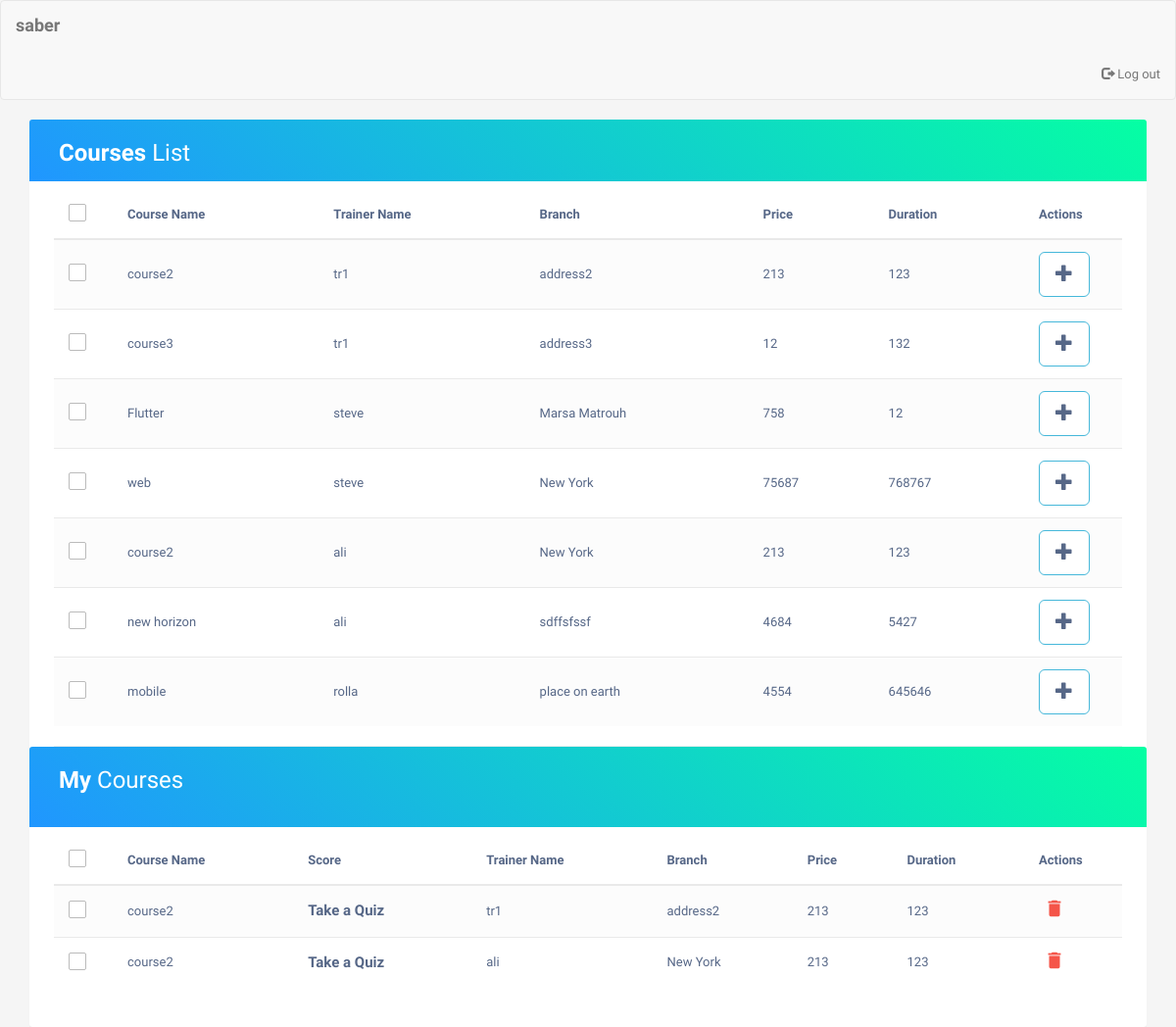
The page /student.php?id=13 on the database its author committed.
### tables this page shows
CREATE TABLE `students` (
  `id` int(11) NOT NULL,
  `name` varchar(30) DEFAULT NULL,
  `email` varchar(20) DEFAULT NULL,
  `password` varchar(50) DEFAULT NULL,
  `address` varchar(20) DEFAULT NULL,
  `phone` int(20) DEFAULT NULL
);

CREATE TABLE `courses` (
  `id` int(11) NOT NULL,
  `cname` varchar(50) DEFAULT NULL,
  `duration` int(11) DEFAULT NULL,
  `price` int(11) DEFAULT NULL
);

CREATE TABLE `trainers` (
  `id` int(11) NOT NULL,
  `tname` varchar(50) NOT NULL,
  `email` varchar(20) DEFAULT NULL,
  `password` varchar(20) DEFAULT NULL,
  `address` varchar(20) DEFAULT NULL,
  `phone` int(20) DEFAULT NULL
);

CREATE TABLE `branches` (
  `branchId` int(11) NOT NULL,
  `bname` varchar(50) DEFAULT NULL
);

### student.php (the view, shortened to what this page needs)
<!DOCTYPE html>
<html lang="en">
<head>
<link rel="stylesheet" href="https://maxcdn.bootstrapcdn.com/font-awesome/4.7.0/css/font-awesome.min.css">
<link rel="stylesheet" href="https://maxcdn.bootstrapcdn.com/bootstrap/3.3.7/css/bootstrap.min.css">
<link rel="stylesheet" type="text/css" href="css/admin.css">
</head>
<body>
      <nav class="navbar navbar-default title1">
        <div class="container-fluid">
            <div class="navbar-header">
              <?php
              include 'dbConfig.php';
                $id  = $_GET['id'];
                $sql = "SELECT name FROM students WHERE id = $id";
                $res = mysqli_query($conn, $sql);
                $raw = mysqli_fetch_array($res);
                if ($res) {
                  echo '<a class="navbar-brand" href=""><b>';echo $raw['name']; echo'</b></a>';
                }
              ?>
        </div>
        <ul class="nav navbar-nav navbar-right" style="margin-left: 80em;">
        <li>
          <a href="home.php">
          <span class="glyphicon glyphicon-log-out" aria-hidden="true">
          </span>&nbsp;Log out
          </a>
      </li>
    </ul>
    </div>
    </nav>
    <div class="container">
        <div class="table-wrapper">
            <div class="table-title">
                <div class="row">
                    <div class="col-sm-6">
                    <h2> <b>Courses</b> List</h2>
                   </div>
                </div>
            </div>
            <table class="table table-striped table-hover">
                <thead>
                    <tr>
      <th>
       <span class="custom-checkbox">
        <label for="selectAll"></label>
       </span>
      </th>
                        <th>Course Name</th>
                        <th>Trainer Name </th>
                        <th>Branch</th>
                        <th>Price</th>
                        <th>Duration</th>
                        <th>Actions</th>
                    </tr>
                </thead>
               <?php
                      include 'dbConfig.php';
                      $id = $_GET['id'];
                      $sql = "SELECT courses.cname, trainers.tname, branches.bname, courses.price, courses.duration
                              FROM courses_trainers  JOIN courses ON courses.id = courses_trainers.course_id
                              JOIN branches ON branches.branchId = courses_trainers.branch_id
                              JOIN trainers ON trainers.id = courses_trainers.trainer_id";
                      $result = mysqli_query($conn, $sql);
                      echo '<tbody>';
                      while ($raw = mysqli_fetch_assoc($result)) {
                        echo '<tr>
                          <td>
                            <span class="custom-checkbox">
                              <input type="checkbox" id="checkbox1" name="options[]" value="1">
                              <label for="checkbox1"></label>
                            </span>
                          </td>
                          <td>'; echo $raw["cname"]; echo '</td>';
                        echo '<td>'; echo $raw["tname"]; echo '</td>';
                        echo '<td>'; echo $raw["bname"]; echo '</td>';
                        echo '<td>'; echo $raw["price"]; echo '</td>';
                          echo '<td>'; echo $raw["duration"]; echo '</td>';
                          echo '<td>
                            <a href="add_course_student.php?id='; echo$id; echo'&name=';echo $raw['cname']; echo'" style="background-color: white;" class="btn btn-info btn-lg">
                            <span class="glyphicon glyphicon-plus"></span>
                            </a> <a href="delete_course_student.php?id='; echo$id; echo'&name=';echo $raw['name'];
                            echo'" class="delete" data-toggle="modal">
                            <i class="material-icons" data-toggle="tooltip" title="Delete"></i></a>
                          </td>
                        </tr>';
                        }
                      echo '</tbody>';
                      ?>
            </table>
            <hr>
              <div class="table-title">
                <div class="row">
                    <div class="col-sm-6">
                <h2> <b>My</b> Courses</h2>
                <br>
               </div>
              </div>
            </div>
      <table class="table table-striped table-hover">
                <thead>
                    <tr>
      <th>
       <span class="custom-checkbox">
        <label for="selectAll"></label>
       </span>
      </th>
                        <th>Course Name</th>
                        <th>Score</th>
                        <th>Trainer Name </th>
                        <th>Branch</th>
                        <th>Price</th>
                        <th>Duration</th>
                        <th>Actions</th>
                    </tr>
                </thead>
               <?php
                    include 'dbConfig.php';
                    $sql =   "SELECT courses.cname, trainers.tname, courses.id AS c_id, trainers.id AS t_id, branches.bname,
                              courses.price , courses.duration FROM student_courses_trainers
                              JOIN courses ON courses.id = student_courses_trainers.course_id
                              JOIN courses_trainers ON student_courses_trainers.course_id=courses_trainers.course_id
                              JOIN branches ON branches.branchId  = courses_trainers.branch_id
                              JOIN trainers ON trainers.id = courses_trainers.trainer_id
                              JOIN students ON student_courses_trainers.student_id = students.id  AND student_id = $id";
                      $result = mysqli_query($conn, $sql);
                      echo '<tbody>';
                      while ($raw = mysqli_fetch_assoc($result)) {
                        echo '<tr>
                          <td>
                            <span class="custom-checkbox">
                              <input type="checkbox" id="checkbox1" name="options[]" value="1">
                              <label for="checkbox1"></label>
                            </span>
                          </td>
                          <td>'; echo $raw["cname"]; echo '</td>';
                          echo'<td>
                          <a style="font-size: 15px;" href="show_question_1.php?id=';echo $raw["id"];
                          echo'"> Take a Quiz</a>';
                          echo '<td>'; echo $raw["tname"]; echo '</td>';
                          echo '<td>'; echo $raw["bname"]; echo '</td>';
                          echo '<td>'; echo $raw["price"]; echo '</td>';
                          echo '<td>'; echo $raw["duration"]; echo '</td>';
                          echo '<td>
                            <a href="delete_course_student.php?id='; echo$id; echo'&name=';echo $raw['cname'];
                            echo'" class="delete" data-toggle="modal">
                            <i class="material-icons" data-toggle="tooltip" title="Delete">&#xE872;</i></a>
                          </td>
                        </tr>';
                        }
                      echo '</tbody>';
                      ?>
            </table>
</body>
</html>

### css/admin.css (style rules this page uses)
body { color: #566787; background: #f5f5f5; font-family: 'Varela Round', sans-serif; font-size: 13px; }
.table-wrapper { min-width: 1000px; background: #fff; padding: 20px 25px; border-radius: 3px; box-shadow: 0 1px 1px rgba(0,0,0,.05); }
.table-title { padding-bottom: 15px; background: linear-gradient(40deg, #2096ff, #05ffa3) !important; color: #fff; padding: 16px 30px; margin: -20px -25px 10px; border-radius: 3px 3px 0 0; }
.table-title h2 { margin: 5px 0 0; font-size: 24px; }
table.table tr th, table.table tr td { border-color: #e9e9e9; padding: 12px 15px; vertical-align: middle; }
table.table tr th:first-child { width: 60px; }
table.table tr th:last-child { width: 100px; }
table.table-striped tbody tr:nth-of-type(odd) { background-color: #fcfcfc; }
table.table td:last-child i { opacity: 0.9; font-size: 22px; margin: 0 5px; }
table.table td a { font-weight: bold; color: #566787; display: inline-block; text-decoration: none; outline: none !important; }
table.table td a.delete { color: #F44336; }
table.table td i { font-size: 19px; }
.custom-checkbox { position: relative; }
.custom-checkbox label:before { width: 18px; height: 18px; }
.custom-checkbox label:before { content: ''; margin-right: 10px; display: inline-block; vertical-align: text-top; background: white; border: 1px solid #bbb; border-radius: 2px; box-sizing: border-box; z-index: 2; }

### rows shown on the page
students: name "saber"
courses: cname "course2", trainers.tname "tr1", branches.bname "address2", price "213", duration "123", trainers.tname "ali", branches.bname "New York"
courses: cname "course3", trainers.tname "tr1", branches.bname "address3", price "12", duration "132"
courses: cname "Flutter", trainers.tname "steve", branches.bname "Marsa Matrouh", price "758", duration "12"
courses: cname "web", trainers.tname "steve", branches.bname "New York", price "75687", duration "768767"
courses: cname "new horizon", trainers.tname "ali", branches.bname "sdffsfssf", price "4684", duration "5427"
courses: cname "mobile", trainers.tname "rolla", branches.bname "place on earth", price "4554", duration "645646"
